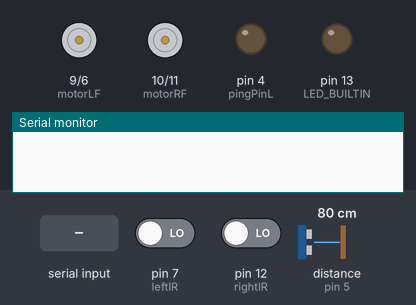
A sketch run on a simulated Arduino Uno, built with avr-gcc and run on an emulated ATmega328P. Parts: motor-driver pin pairs drawn as motors (green arrow = first pin HIGH = forward, orange = second pin HIGH = backward, longer = more drive), output pins drawn as LEDs (lit = HIGH), the last lines printed to the serial monitor. The test bench sets the inputs (shaded band); at power-on: pin 7 (leftIR) LOW, distance to the obstacle (sensor on pin 5) 80 cm, pin 12 (rightIR) LOW. The echo pulse lasts 58.3 µs per cm.

Above: at 1.2 s.
1.3 s: "3" received over Serial
At 2.3 s:
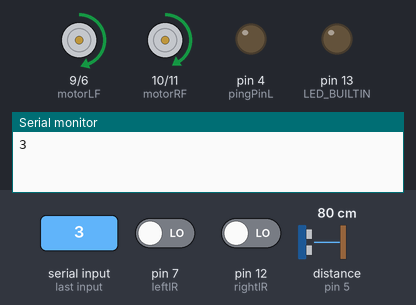
2.8 s: pin 7 (leftIR) driven HIGH
5.8 s: distance to the obstacle (sensor on pin 5) set to 2 cm
7.3 s: distance to the obstacle (sensor on pin 5) set to 60 cm
At 9.16 s:
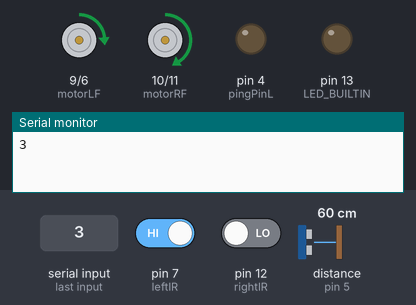
10.3 s: distance to the obstacle (sensor on pin 5) set to 122 cm
13.3 s: distance to the obstacle (sensor on pin 5) set to 128 cm
At 14.3 s:
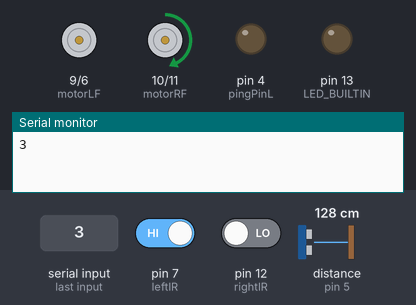
Timing chart, 0 to 16.2 s (numbered marks = the images above; inputs shaded):
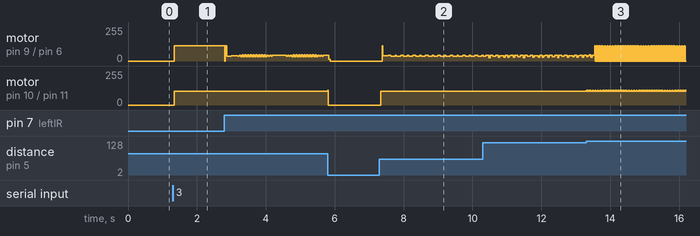

The sketch:

Car2.ino
```cpp
const int pingPinL = 4; // Trigger Pin of Ultrasonic Sensor
const int echoPinL = 5; // Echo Pin of Ultrasonic Sensor
const int motorLF = 9;
const int motorLB = 6;
const int motorRF = 10;
const int motorRB = 11;
const int rightIR = 12;
const int leftIR = 7;
bool motion = false;

const int minSpeed = 40;
const int maxSpeed = 110;
int leftSensor = 0;
int rightSensor = 0;

char t;
int v1 = 40;
int v = 0;
int v_rotate_dif = 40;
int rotateBias = 6;
int target = 30;

const int distanceWindowSize = 10;
long distanceWindow[distanceWindowSize];

void setup() {
  pinMode(motorLF, OUTPUT);  //left motors forward
  pinMode(motorLB, OUTPUT);  //left motors reverse
  pinMode(motorRF, OUTPUT);  //right motors forward
  pinMode(motorRB, OUTPUT);  //right motors reverse
  pinMode(echoPinL, INPUT);
  pinMode(pingPinL, OUTPUT);
  pinMode(rightIR, INPUT);
  pinMode(leftIR, INPUT);
  pinMode(LED_BUILTIN, OUTPUT);

 // digitalWrite(leftIR, HIGH);
 // digitalWrite(rightIR, HIGH);

  for(int i = 0; i < distanceWindowSize; i++){
    distanceWindow[i] = 0;
  }

  Serial.begin(9600);

}

void loop() {

  //drive();

  //while(1){

     if(Serial.available()) {
      t = Serial.read();
      Serial.println(t);
      if (t == '1') {
        target = target + 20;   // turn the LED on (HIGH is the voltage level)                   // wait for a second
      }
      else if (t == '2') {
        target = target - 20;   // turn the LED on (HIGH is the voltage level)                     // wait for a second
      }
      else if(t == '3') {
        motion = true;
      }
      else { motion = false;
      }
    }
    drive();

    leftSensor = digitalRead(leftIR);
    rightSensor = digitalRead(rightIR);

    if(digitalRead(leftIR) == 1 && digitalRead(rightIR) == 1){
      drive();
    }else if(digitalRead(leftIR) == 0 && digitalRead(rightIR) == 0){
      drive();
    }else if(digitalRead(leftIR) == 1 && digitalRead(rightIR) == 0){
      analogWrite(motorLF, 0);
      analogWrite(motorLB, 0);
      analogWrite(motorRF, getV());
      analogWrite(motorRB, 0);
      drive();
    }else if(digitalRead(rightIR) == 1 && digitalRead(leftIR) == 0){
      analogWrite(motorLF, getV());
      analogWrite(motorLB, 0);
      analogWrite(motorRF, 0);
      analogWrite(motorRB, 0);

      drive();
    }

  /*delay(100);*/

 // }
 }


long microsecondsToCentimeters(long microseconds) {
  return microseconds / 29 / 2;
}

void updateWindow(long cm){

  for(int i = distanceWindowSize - 1; i > 0; i--){
    distanceWindow[i] = distanceWindow[i - 1];
  }
  distanceWindow[0] = cm;
}

long meanOfWindow(){
  long sum = 0;
  for(int i = 0; i < distanceWindowSize; i++){
    sum += distanceWindow[i];
  }
  return sum / distanceWindowSize;
}

void removeOutlyingDataInWindow(int index){
  if(index <= 0 || index >= distanceWindowSize - 1 || distanceWindow[index + 1] == 0){
    return;
  }else{
    if(abs(distanceWindow[index] - distanceWindow[index - 1]) > 3 * distanceWindow[index - 1]){
      if(abs(distanceWindow[index] - distanceWindow[index + 1]) > 3 * distanceWindow[index + 1]){
        distanceWindow[index] = distanceWindow[index - 1];
      }
    }
  }
}

void drive() {
  v = getV();
  if(v != 0){
  analogWrite(motorLF, v + rotateBias);
  analogWrite(motorLB, 0);
  analogWrite(motorRF, max(v - rotateBias, 0));
  analogWrite(motorRB, 0);
  } else {
  analogWrite(motorLF, 0);
  analogWrite(motorLB, 0);
  analogWrite(motorRF, 0);
  analogWrite(motorRB, 0);
  }
}

long get_distance() {
  long duration, cm;
  digitalWrite(pingPinL, LOW);
  delayMicroseconds(2);
  digitalWrite(pingPinL, HIGH);
  delayMicroseconds(10);
  digitalWrite(pingPinL, LOW);
  duration = pulseIn(echoPinL, HIGH);
  cm = microsecondsToCentimeters(duration);
  updateWindow(cm);
  //removeOutlyingDataInWindow(1); // Check second element not to be an outlying data
  cm = meanOfWindow();
  return cm;
  delay(100);
}

int getV(){

  if(motion == false){return 0;}

  long distance = get_distance();
  int velocity = 0;

  if(distance - target > 3){
      velocity = v1 + 3 * abs(distance - target);
    }else if(distance < target + 3 && distance > target - 3){
      velocity = v1;
    }else if(distance < target - 3){
       velocity = v1 - 3 * abs(distance - target);
    }

  if(velocity < minSpeed){
    velocity = 0;
    }

  if(velocity > maxSpeed){
      velocity = maxSpeed;
    }

    return velocity;
}
```

Measured:
- the behaviour switches between 127 and 128 cm on distance to the obstacle (sensor on pin 5) (found by bisection; images 2 and 3)
- after the input at 1.3 s, motor on pin 9 (motorLF) / pin 6 (motorLB): stopped → forward 116/255 at once; motor on pin 10 (motorRF) / pin 11 (motorRB): stopped → forward 104/255 at once
- after the input at 2.8 s, motor on pin 10 (motorRF) / pin 11 (motorRB): forward 104/255 → forward 110/255 after 3.0 s
- after the input at 7.3 s, motor on pin 10 (motorRF) / pin 11 (motorRB): stopped → forward 104/255 at once
- after the input at 13.3 s, motor on pin 10 (motorRF) / pin 11 (motorRB): alternates forward 110/255 for 0.01 s and forward 104/255 for 0.02 s, starting at once
